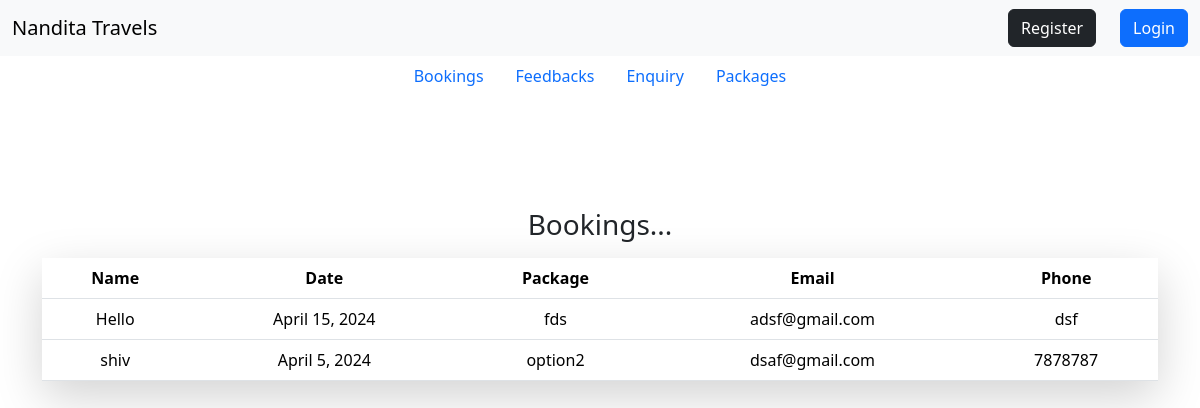
Before: /dash/ with the older database file.
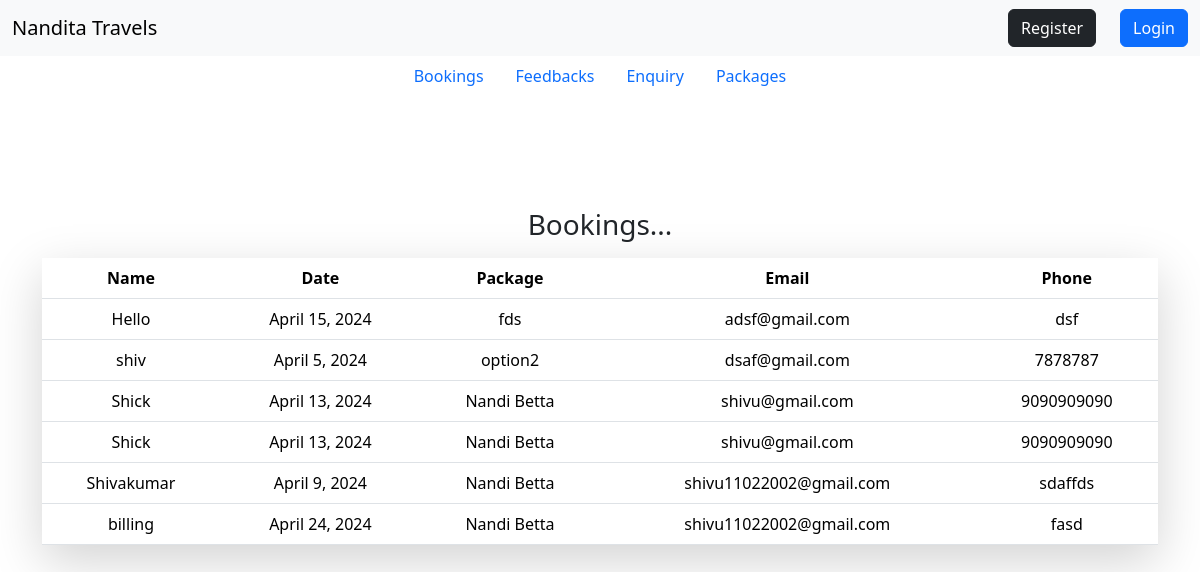
After: the same page with the newer database file.
### home/models.py (models this page shows, shortened)
class Bookings(models.Model):
    user = models.ForeignKey(User, on_delete = models.CASCADE, blank= True)
    name = models.CharField(max_length=100, blank=False)
    date = models.DateField(blank=False)
    package_choices = [(package.name, f"{package.name} - {package.price}") for package in Package.objects.all()]
    package = models.CharField(max_length=100, choices = package_choices)
    email = models.EmailField(blank=False)
    phone = models.CharField(max_length = 10, blank=False)

### home/views.py (the view)
# urls.py: path('dash/', views.Dashboard, name='dashboard'),
def Dashboard(request):
    books = Bookings.objects.all()
    return render(request, 'dash.html', {'books':books})

### template/dash.html
{% extends 'home.html' %}
{% block content %}
<ul class="nav justify-content-center">
    <li class="nav-item">
      <a class="nav-link active" aria-current="page" href="{% url 'dashboard' %}">Bookings</a>
    </li>
    <li class="nav-item">
      <a class="nav-link" href="{% url 'dashfeedback' %}">Feedbacks</a>
    </li>
    <li class="nav-item">
      <a class="nav-link" href="{% url 'dashenquiry' %}">Enquiry</a>
    </li>
    <li class="nav-item">
      <a class="nav-link" href="{% url 'dashpackage' %}" >Packages</a>
    </li>
  </ul>
  {% block dash %}
  <div class="container text-center mt-5 pt-5 ">
    <h3 class="my-3">Bookings...</h3>
    <table class="table shadow-lg py-3 px-2">
        <thead>
          <tr>
            <th scope="col">Name</th>
            <th scope="col">Date</th>
            <th scope="col">Package</th>
            <th scope="col">Email</th>
            <th scope="col">Phone</th>
          </tr>
        </thead>
        <tbody>
            {% for i in books %}
          <tr>
            <td>{{i.name}}</td>
            <td>{{i.date}}</td>
            <td>{{i.package}}</td>
            <td>{{i.email}}</td>
            <td>{{i.phone}}</td>
          </tr>
          {% endfor %}
        </tbody>
      </table>
</div>
  {% endblock %}
{% endblock %}

### template/home.html (shortened to what this page needs)
{% load static %}
<!DOCTYPE html>
<html lang="en">
<head>
    <link href="https://cdn.jsdelivr.net/npm/bootstrap@5.3.3/dist/css/bootstrap.min.css" rel="stylesheet">
</head>
<body>
    <nav class="navbar navbar-expand-lg bg-body-tertiary">
        <div class="container-fluid">
          <a class="navbar-brand" href="#">Nandita Travels {% if request.user.is_superuser %} <span class="text-danger">AdminPage</span>{%endif%}</a>
          <div class="collapse navbar-collapse" id="navbarSupportedContent">
                {% if request.user.is_authenticated %}
                <a href="{% url 'userlogout' %}"><button class="btn btn-danger">Logout</button></a>
                {% else %}
                <a href="{% url 'userregister' %}"><button class="btn btn-dark mx-4">Register</button></a>
                <a href="{% url 'userlogin' %}"><button class="btn btn-primary">Login</button></a>
                {% endif %}
          </div>
        </div>
      </nav>
    {% block content %}{% endblock %}
</body>
</html>

Changed rows visible on the page:
added Bookings: name "Shick", date "April 13, 2024", package "Nandi Betta", email "shivu@gmail.com", phone "9090909090"
added Bookings: name "Shick", date "April 13, 2024", package "Nandi Betta", email "shivu@gmail.com", phone "9090909090"
added Bookings: name "Shivakumar", date "April 9, 2024", package "Nandi Betta", email "shivu11022002@gmail.com", phone "sdaffds"
added Bookings: name "billing", date "April 24, 2024", package "Nandi Betta", email "shivu11022002@gmail.com", phone "fasd"
